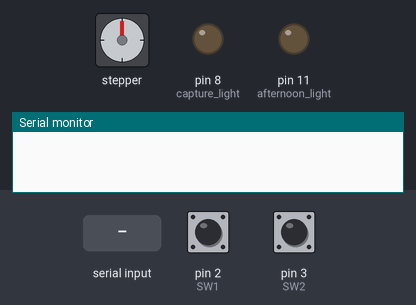
This sketch was run on a simulated Arduino Uno, built with avr-gcc and run on an emulated ATmega328P. On the bench: stepper motor, output pins drawn as LEDs (lit = HIGH), the last lines printed to the serial monitor. Wiring (inferred from the names in the program): stepper motor driver (200 steps per turn assumed): step pin 7; direction pin 6; enable pin 5. The inputs (shaded band) are chosen by the test bench; at power-on: pin 2 (SW1) LOW, pin 3 (SW2) LOW. Pins used as bus, display or sensor lines are not drawn.

Above: at 1.2 s.
1.3 s: "3\n" received over Serial
At 1.8 s:
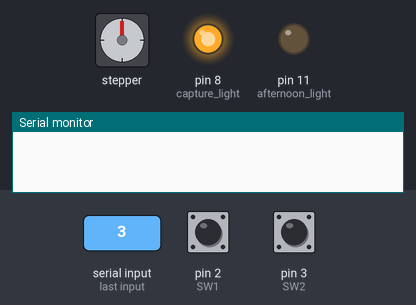
2.8 s: "4\n" received over Serial
At 4.0 s:
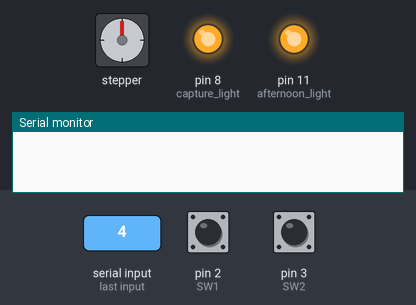
4.3 s: "1\n" received over Serial
5.8 s: pin 2 (SW1) pulled HIGH for 0.15 s
At 6.5 s:
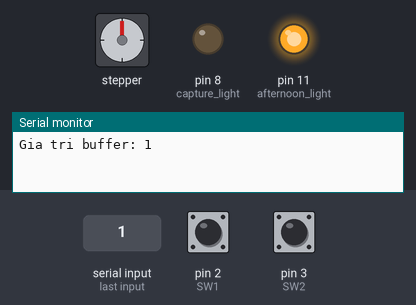
Timing chart, 0 to 8.4 s (numbered marks = the images above; inputs shaded):
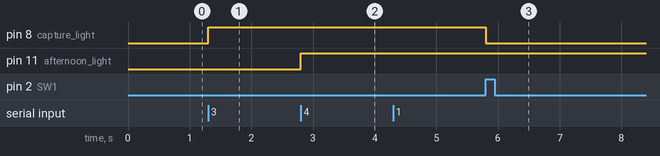

Measured:
- after the input at 1.3 s, pin 8 (capture_light): LOW → HIGH at once
- after the input at 2.8 s, pin 11 (afternoon_light): LOW → HIGH at once
- after the input at 5.8 s, pin 8 (capture_light): HIGH → LOW at once

The sketch:

FINAL_UART.ino
```cpp
#define SW1 2     //Limit Switch Position A
#define SW2 3     //Limit Switch Position B
#define PUL 7     //Pulse Pin for stepper motor
#define DIR 6     //Direction Pin for stepper motor
#define ENA 5     // Enable Pin for stepper motor
#define capture_light 8    //Capture Led
#define afternoon_light 11  //Afternoon light

int flag1 = 0;
int flag2 = 0;
int flag3 = 0;
int flag4 = 0;
int flag5 = 0;
int flag6 = 0;
int bientam = 0;
int capture_flag1 = 0;
int light = 0;
int turnoff = 0;

/*
 * Khởi tạo Switch
 */

void init_SW()
{
  pinMode (SW1, INPUT);
  pinMode (SW2, INPUT);
}

/*
 * Khởi tạo động cơ bước
 */
void init_stepper()
{
  pinMode (PUL, OUTPUT);
  pinMode (DIR, OUTPUT);
  pinMode (ENA, OUTPUT);
}

/*
 * Đoạn code quay thuận chiều kim đồng hồ
 */
void forward_steps(uint16_t speed) //Khối lệnh quay thuận
{
  digitalWrite(DIR, HIGH); //Quay cung chieu kim dong ho
  digitalWrite(ENA, HIGH);
  for (int i = 0; i < 1; i++)
  {
    digitalWrite(PUL, HIGH);
    delayMicroseconds(speed);
    digitalWrite(PUL, LOW);
    delayMicroseconds(speed);
  }
}

/*
 * Đoạn code quay thuận với số bước nhỏ
 */
void microforward_steps(uint16_t speed)
{
    digitalWrite(DIR,HIGH);
    digitalWrite(ENA,HIGH);
  for (int i = 0; i < 200; i++)
  {
    digitalWrite(PUL,HIGH);
    delayMicroseconds(speed);
    digitalWrite(PUL,LOW);
    delayMicroseconds(speed);
  }
}


/*
 * Đoạn code quay ngược chiều kim đồng hồ
 */
void backward_steps(uint16_t speed) //Khôi lệnh quay nghịch
{
    digitalWrite(DIR,LOW);
    digitalWrite(ENA,HIGH);
  for (int i = 0; i < 800; i++)
  {
    digitalWrite(PUL,HIGH);
    delayMicroseconds(speed);
    digitalWrite(PUL,LOW);
    delayMicroseconds(speed);
  }
}

/*
 * Đoạn code quay nghịch với số bước nhỏ
 */
void microbackward_steps(uint16_t speed)
{
    digitalWrite(DIR,LOW);
    digitalWrite(ENA,HIGH);
  for (int i = 0; i < 1; i++)
  {
    digitalWrite(PUL,HIGH);
    delayMicroseconds(speed);
    digitalWrite(PUL,LOW);
    delayMicroseconds(speed);
  }
}

/*
 * Đoạn code dừng có hút chân ENA
 */
void Stop_state1(uint16_t speed)
{
    digitalWrite(DIR,LOW);
    digitalWrite(ENA,HIGH);
  for (int i=0; i<0; i++)
  {
    digitalWrite(PUL,HIGH);
    delayMicroseconds(speed);
    digitalWrite(PUL,LOW);
    delayMicroseconds(speed);
  }
}

/*
 * Đoạn code dừng không hút chân ENA
 */
void Stop_state2(uint16_t speed)
{
    digitalWrite(DIR,LOW);
    digitalWrite(ENA,LOW);
  for (int i=0; i<0; i++)
  {
    digitalWrite(PUL,HIGH);
    delayMicroseconds(speed);
    digitalWrite(PUL,LOW);
    delayMicroseconds(speed);
  }
}
void setup()
{
  init_stepper();
  init_SW();
  pinMode(capture_light, OUTPUT);
  pinMode(afternoon_light, OUTPUT);
  Serial.begin(115200);
  while (!Serial)
  {
    ;
  }
}

void loop()
{
  char buffer[16];
  int  a = digitalRead(SW1); // a = 1: không nhấn SW, a = 0: có nhấn SW
  int  b = digitalRead(SW2); // b = 1: không nhấn SW, b = 0: có nhấn SW
  int c = 0;
  int d = 0;
  int e = 1;
  int turn_light_1 = 0;
  int turn_light_2 = 0;
  int turn_light_3 = 0;

  /*
   * Khối nhận Uart từ Jetson
   * c = 1: Khi chụp xong 1 ảnh, gửi Buffer = '1' về arduino
   */
  if(Serial.available()>0)
  {
    int size = Serial.readBytesUntil('\n', buffer, 13);
    if (buffer[0] == '1')
    {
      c = 1;
    }
    if (buffer[0] == '2')
    {
      d = 1;
    }
    if (buffer[0] == '3')
    {
      turn_light_1 = 1;
    }
    if (buffer[0] == '4')
    {
      turn_light_2 = 1;
    }
    if (buffer[0] =='5')
    {
      turn_light_3 = 1;
    }
  }

 if (turn_light_2 == 1)
  {
    turn_light_2 = 0;
    light = 1;
  }
  if (light == 1)
  {
    digitalWrite(afternoon_light, HIGH);
  }

  if (turn_light_3 == 1)
  {
    turn_light_3 = 0;
    turnoff = 1;
  }
  if (turnoff == 1)
  {
    digitalWrite(afternoon_light, LOW);
  }
  /*
   * Khối điều bật đèn khi mở camera
   */

   if (turn_light_1 == 1)
   {
    turn_light_1 = 0;
    capture_flag1 = 1;
   }

   if (capture_flag1 == 1)
   {
    capture_flag1 = 0;
    digitalWrite(capture_light, HIGH);
   }


/*
 * Khối điều khiển step motor sau khi jetson chụp xong
 * Motor quay từ A sang B
 */

  if (c == 1)     //Buff[0] = '1', cho c = 1
  {
    c = 0;
    flag1 = 1;    //Dựng cờ 1 = 1
    Serial.print("Gia tri buffer: ");
    Serial.println(buffer[0]);
  }

  if (flag1 == 1) //&& (a == LOW))   //Lấy cờ 1 và nút nhấn A làm điều kiện quay thuận
  {
    forward_steps(500); //Quay thuận từ A sang B
    flag2 = 1;
  }

/*
 * Khối lệnh đảm bảo stepper motor vẫn quay khi không có tác động lên CTHT
 */
  if((flag2 == 1) && (a == HIGH))
  {
    flag1 = 0;
    forward_steps(500);
    flag3 = 1;
  }
/*
 * Khối điều khiển step motor dừng và quay ngược
 * Motor quay từ B về A
 */

  if((flag3 == 1) && (b == LOW))
  {
    digitalWrite(capture_light, LOW);
    delay(10000);  //Chờ 10s để quay về lại vị trí A
    backward_steps(1000);
    flag4 = 1;
  }

  if((flag4 == 1) && (b == HIGH))
  {
    flag2 = 0;
    microbackward_steps(800);
    flag5 = 1;
  }

/*
 * Khối điều khiển dừng step motor và feedback về cho jetson
 * Motor lúc này đang ở A
 */

  if((flag5 == 1) && (a == LOW) && (b == HIGH))
  {
    flag3 = 0;
    flag4 = 0;
    delay(2000);
    Stop_state1(0);
    microforward_steps(700);
    Stop_state2(0);
//    Serial.print("gửi giá trị qua Jetson: ");
//    Serial.println(e);

  }
  else
  {
    ; // Do nothing
  }

/*
 * Nhận giá trị từ jetson gửi về để stop
 */
 if(d == 1)
 {
    d = 0;
    Serial.print("Giá trị Buff lúc sau: ");
    Serial.println(buffer[0]);
    Stop_state2(0);
 }
}
```
